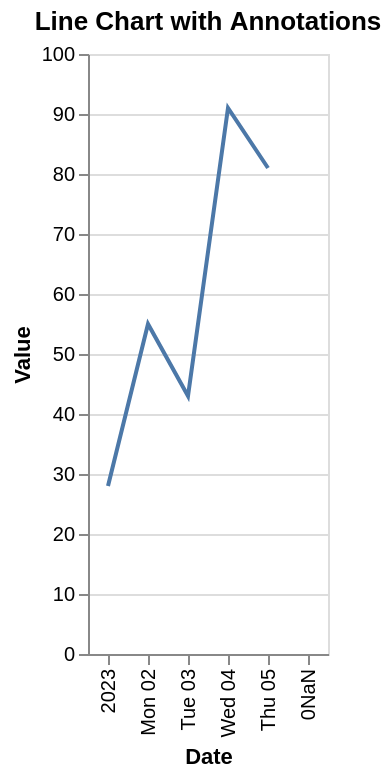

Write a Vega-Lite specification for this figure.
### Vega-Lite specification from a JSON file in a GitHub repository (floating-point values rounded to 4 significant figures)
{"$schema": "https://vega.github.io/schema/vega-lite/v5.json", "description": "Line chart with annotations and reference lines.", "layer": [{"data": {"values": [{"date": "2023-01-01", "value": 28}, {"date": "2023-01-02", "value": 55}, {"date": "2023-01-03", "value": 43}, {"date": "2023-01-04", "value": 91}, {"date": "2023-01-05", "value": 81}]}, "mark": "line", "encoding": {"x": {"field": "date", "type": "temporal", "axis": {"title": "Date"}}, "y": {"field": "value", "type": "quantitative", "axis": {"title": "Value"}}}}, {"mark": {"type": "rule", "color": "red", "strokeDash": [4, 4]}, "encoding": {"y": {"datum": 60}}}, {"mark": {"type": "text", "align": "right", "dx": -5, "dy": -5}, "encoding": {"x": {"datum": "2023-01-03"}, "y": {"datum": 60}, "text": {"datum": "Target: 60"}}}], "title": "Line Chart with Annotations"}
